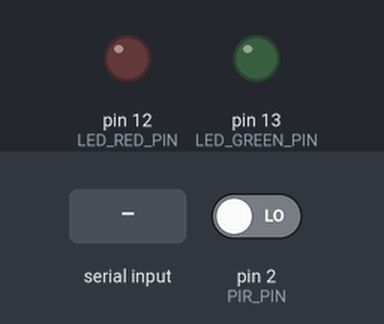
The sketch below on a simulated Arduino Uno, built with avr-gcc and run on an emulated ATmega328P. Shown: output pins drawn as LEDs (lit = HIGH). Inputs (shaded band) come from the test bench; at power-on: pin 2 (PIR_PIN) LOW.

Above: at 1.2 s.
1.3 s: "30,150\n" received over Serial
At 1.7 s:
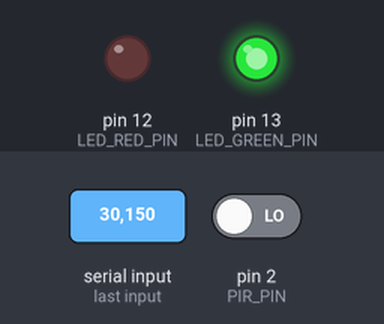
At 6.7 s:
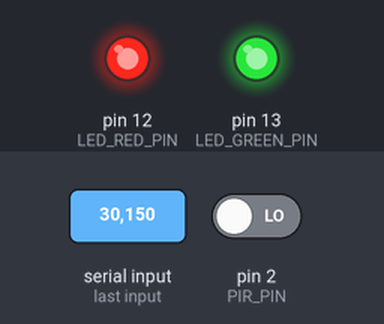
Timing chart, 0 to 8.2 s (numbered marks = the images above; inputs shaded):
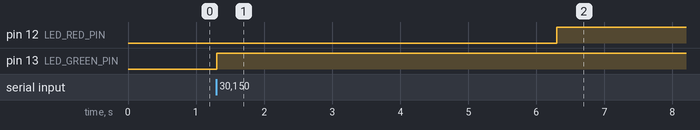

The sketch:

Serial_Connect_with_PIR_LEDS.ino
```cpp
#define LED_GREEN_PIN 13
#define LED_RED_PIN 12
#define PIR_PIN 2

void powerOffLeds()
{
    digitalWrite(LED_GREEN_PIN, LOW);
    digitalWrite(LED_RED_PIN, LOW);
}

void setup() {
  Serial.begin(9600);
  pinMode(LED_GREEN_PIN, OUTPUT); //declare LED green as output
  pinMode(LED_RED_PIN, OUTPUT); // declare Ledred as output
  pinMode(PIR_PIN, INPUT); // declare sensor as input

  powerOffLeds();
}

void loop() {

  byte readValue = digitalRead(PIR_PIN); // read input value
  //Serial.println(sensorval); // print sensor value
  //delay (2000);

  if (readValue == HIGH) { // check if the sensor value is high
    //digitalWrite(ledPin, HIGH); // if it's high turn on the LED
    Serial.write(1);
    delay(500);  // wait for 500 milliseconds
  }
  if (Serial.available() > 0) {
    int ledNumber = Serial.read() - '0'; // subtracting with ‘0’, which will convert the character to the number it represents

   switch (ledNumber) {
    case 1:
      digitalWrite(LED_GREEN_PIN, HIGH);
      delay(5000);
    case 2:
      digitalWrite(LED_RED_PIN, HIGH);
      delay(5000);
    default:
    break;
    }
   }
  }
```

Measured:
- after the input at 1.3 s, pin 12 (LED_RED_PIN): LOW → HIGH after 5.0 s; pin 13 (LED_GREEN_PIN): LOW → HIGH at once
